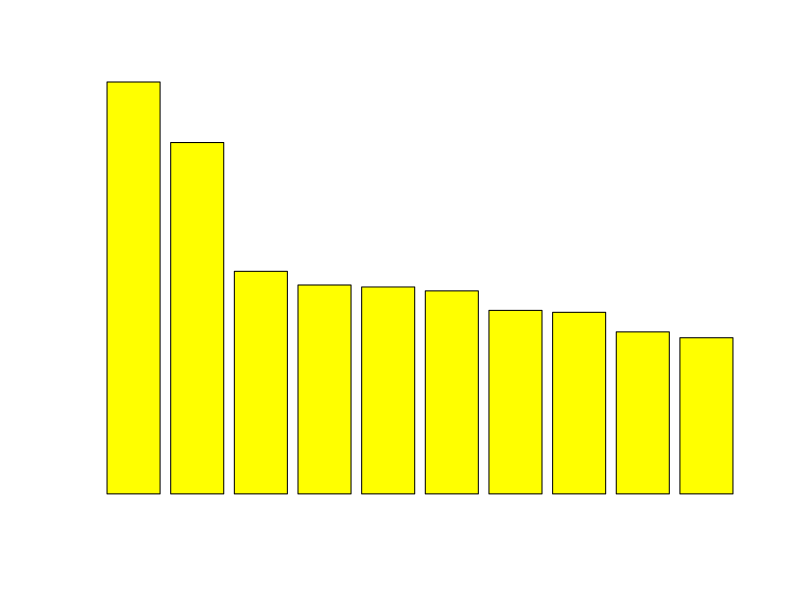

R code for this plot: (Note: this script raises an error after producing the figure.)
A <- c(211, 180, 114, 107, 106, 104, 94, 93, 83, 80)  # Use numeric values
B <- c("LVMH", "Tesla", "SpaceX", "Amazon", "Oracle", "Berkshire Hathaway", "Microsoft", "Bloomberg LP", "Telecom", "Diversified", "Microsoft")

# Create the barplot
barplot(A, names.arg=B, xlab="Source names", ylab="Net worth", col="yellow", main="Top Industry Net Worth")
